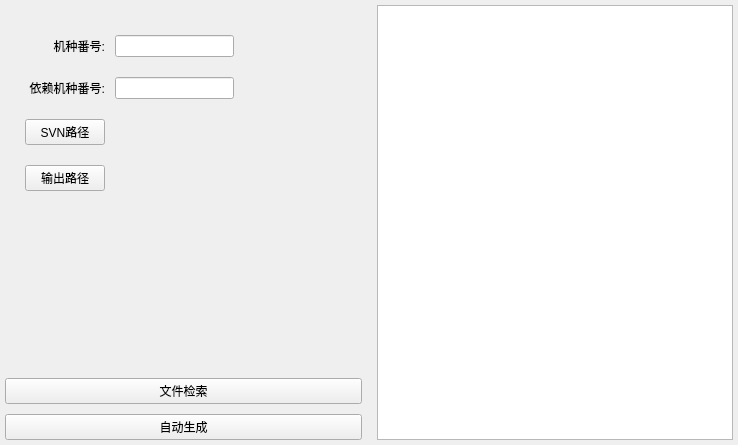
<?xml version="1.0" encoding="UTF-8"?>
<ui version="4.0">
 <class>AutomationForm</class>
 <widget class="QWidget" name="AutomationForm">
  <property name="geometry">
   <rect>
    <x>0</x>
    <y>0</y>
    <width>738</width>
    <height>445</height>
   </rect>
  </property>
  <property name="windowTitle">
   <string>Form</string>
  </property>
  <layout class="QGridLayout" name="gridLayout">
   <property name="leftMargin">
    <number>5</number>
   </property>
   <property name="topMargin">
    <number>5</number>
   </property>
   <property name="rightMargin">
    <number>5</number>
   </property>
   <property name="bottomMargin">
    <number>5</number>
   </property>
   <property name="horizontalSpacing">
    <number>15</number>
   </property>
   <property name="verticalSpacing">
    <number>10</number>
   </property>
   <item row="1" column="1">
    <widget class="QPushButton" name="AuFileSearchButton">
     <property name="text">
      <string>文件检索</string>
     </property>
    </widget>
   </item>
   <item row="0" column="1">
    <widget class="QWidget" name="widget" native="true">
     <property name="sizePolicy">
      <sizepolicy hsizetype="Expanding" vsizetype="Expanding">
       <horstretch>0</horstretch>
       <verstretch>0</verstretch>
      </sizepolicy>
     </property>
     <property name="minimumSize">
      <size>
       <width>350</width>
       <height>0</height>
      </size>
     </property>
     <property name="maximumSize">
      <size>
       <width>16777215</width>
       <height>550</height>
      </size>
     </property>
     <layout class="QGridLayout" name="gridLayout_2">
      <property name="leftMargin">
       <number>20</number>
      </property>
      <property name="topMargin">
       <number>30</number>
      </property>
      <property name="rightMargin">
       <number>10</number>
      </property>
      <property name="bottomMargin">
       <number>10</number>
      </property>
      <property name="horizontalSpacing">
       <number>10</number>
      </property>
      <property name="verticalSpacing">
       <number>20</number>
      </property>
      <item row="1" column="1">
       <widget class="QLabel" name="AuIDLabel">
        <property name="text">
         <string>机种番号:</string>
        </property>
        <property name="alignment">
         <set>Qt::AlignRight|Qt::AlignTrailing|Qt::AlignVCenter</set>
        </property>
       </widget>
      </item>
      <item row="2" column="1">
       <widget class="QLabel" name="AuRelyIDLabel">
        <property name="text">
         <string>依赖机种番号:</string>
        </property>
        <property name="alignment">
         <set>Qt::AlignRight|Qt::AlignTrailing|Qt::AlignVCenter</set>
        </property>
       </widget>
      </item>
      <item row="4" column="2">
       <widget class="QLabel" name="AuSVNLabel">
        <property name="text">
         <string/>
        </property>
       </widget>
      </item>
      <item row="4" column="1">
       <widget class="QPushButton" name="AuSVNButton">
        <property name="text">
         <string>SVN路径</string>
        </property>
       </widget>
      </item>
      <item row="5" column="1">
       <widget class="QPushButton" name="AuOutputButton">
        <property name="text">
         <string>输出路径</string>
        </property>
       </widget>
      </item>
      <item row="1" column="2">
       <widget class="QLineEdit" name="AuIDEdit">
        <property name="maximumSize">
         <size>
          <width>120</width>
          <height>16777215</height>
         </size>
        </property>
       </widget>
      </item>
      <item row="5" column="2">
       <widget class="QLabel" name="AuOutputLabel">
        <property name="text">
         <string/>
        </property>
       </widget>
      </item>
      <item row="6" column="2">
       <spacer name="verticalSpacer">
        <property name="orientation">
         <enum>Qt::Vertical</enum>
        </property>
        <property name="sizeHint" stdset="0">
         <size>
          <width>20</width>
          <height>40</height>
         </size>
        </property>
       </spacer>
      </item>
      <item row="2" column="2">
       <widget class="QLineEdit" name="AuRelyIDEdit">
        <property name="maximumSize">
         <size>
          <width>120</width>
          <height>16777215</height>
         </size>
        </property>
       </widget>
      </item>
      <item row="6" column="3">
       <spacer name="horizontalSpacer">
        <property name="orientation">
         <enum>Qt::Horizontal</enum>
        </property>
        <property name="sizeHint" stdset="0">
         <size>
          <width>40</width>
          <height>20</height>
         </size>
        </property>
       </spacer>
      </item>
     </layout>
    </widget>
   </item>
   <item row="2" column="1">
    <widget class="QPushButton" name="AuCreateButton">
     <property name="text">
      <string>自动生成</string>
     </property>
    </widget>
   </item>
   <item row="0" column="2" rowspan="3">
    <widget class="QTableView" name="AuTableWidget"/>
   </item>
  </layout>
 </widget>
 <resources/>
 <connections/>
</ui>
